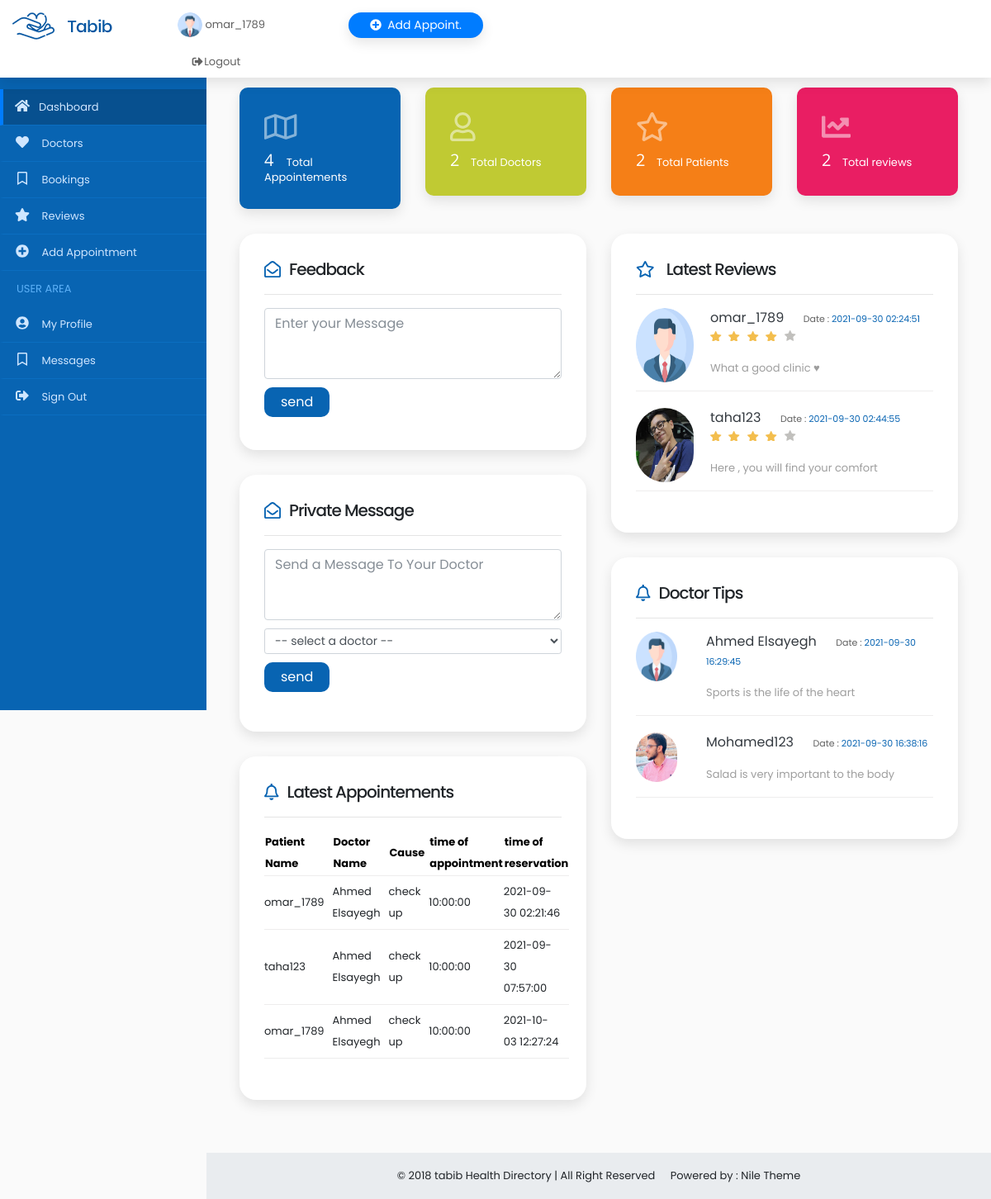
Screenshot of /patient/dashboard-home.php (signed in) with the database file from the repository.
### tables this page shows
CREATE TABLE IF NOT EXISTS `appointment` (
  `appointment_id` int UNSIGNED NOT NULL AUTO_INCREMENT,
  `patient_id` int UNSIGNED NOT NULL,
  `doctor_id` int UNSIGNED NOT NULL,
  `cause` enum('check up','consultation') NOT NULL,
  `time_appointment` time NOT NULL,
  `time_reservation` datetime DEFAULT CURRENT_TIMESTAMP,
  `day_appointment` date DEFAULT NULL,
  PRIMARY KEY (`appointment_id`),
  KEY `patient_id` (`patient_id`,`doctor_id`),
  KEY `patient_id_2` (`patient_id`,`doctor_id`),
  KEY `time_appointment` (`time_appointment`),
  KEY `doctor_id` (`doctor_id`)
);

CREATE TABLE IF NOT EXISTS `patients` (
  `id` int UNSIGNED NOT NULL AUTO_INCREMENT,
  `username` varchar(50) NOT NULL,
  `age` tinyint NOT NULL,
  `password` varchar(50) NOT NULL,
  `phone` varchar(40) NOT NULL,
  `email` varchar(60) DEFAULT NULL,
  `gender` enum('male','female') DEFAULT NULL,
  `country` varchar(50) DEFAULT '',
  `dob` date NOT NULL,
  `address` varchar(50) NOT NULL,
  `first_name` varchar(50) NOT NULL,
  `last_name` varchar(50) NOT NULL,
  `img_path` varchar(100) DEFAULT NULL,
  PRIMARY KEY (`id`),
  UNIQUE KEY `username` (`username`)
);

CREATE TABLE IF NOT EXISTS `doctors` (
  `id` int UNSIGNED NOT NULL AUTO_INCREMENT,
  `username` varchar(50) NOT NULL,
  `address` varchar(70) NOT NULL,
  `phone` varchar(40) NOT NULL,
  `email` varchar(50) NOT NULL,
  `password` varchar(60) NOT NULL,
  `specialization` varchar(50) NOT NULL,
  `time_of_presense` time NOT NULL,
  `stay_time` tinyint NOT NULL,
  `first_name` varchar(50) NOT NULL,
  `last_name` varchar(50) NOT NULL,
  `img_path` varchar(50) DEFAULT NULL,
  `subscribe` tinyint NOT NULL DEFAULT '0',
  PRIMARY KEY (`id`),
  UNIQUE KEY `time_of_presense` (`time_of_presense`),
  UNIQUE KEY `username` (`username`),
  KEY `time_of_presense_2` (`time_of_presense`)
);

CREATE TABLE IF NOT EXISTS `testimonials` (
  `id` int UNSIGNED NOT NULL AUTO_INCREMENT,
  `patient_id` int UNSIGNED NOT NULL,
  `content` varchar(500) NOT NULL,
  `_datetime` datetime DEFAULT CURRENT_TIMESTAMP,
  PRIMARY KEY (`id`),
  KEY `patient_id` (`patient_id`)
);

CREATE TABLE IF NOT EXISTS `tips` (
  `id` int UNSIGNED NOT NULL AUTO_INCREMENT,
  `doctor_id` int UNSIGNED NOT NULL,
  `doctor_tip` varchar(1000) DEFAULT NULL,
  `_datetime` datetime DEFAULT CURRENT_TIMESTAMP,
  PRIMARY KEY (`id`),
  KEY `doctor_id` (`doctor_id`)
);

### patient/dashboard-home.php (the view, shortened to what the rows shown need)
<?php
require_once '../queryHandlerclass/query.php';
?>
<!DOCTYPE html>
<html lang="en-US">
<head>
    <link rel="stylesheet" href="../assets/css/animate.css" />
    <link href="../assets/css/owl.carousel.css" rel="stylesheet">
    <link href="../assets/css/owl.theme.css" rel="stylesheet">
    <link rel="stylesheet" href="../assets/css/bootstrap.min.css">
    <link rel="stylesheet" href="../assets/css/hover-min.css">
    <link rel="stylesheet" href="../assets/css/flag-icon.min.css">
    <link rel="stylesheet" href="../assets/css/style.css">
    <link rel="stylesheet" href="../assets/css/colors/main.css">
    <link rel="stylesheet" href="../assets/css/elegant_icon.css">
    <link rel="stylesheet" href="../assets/css/sb-admin.css">
</head>
<body>
    <div class="content-wrapper">
        <div class="container-fluid overflow-hidden">
            <div class="row margin-tb-90px margin-lr-10px sm-mrl-0px">
                <div class="col-12">
                    <div class="row">
                        <div class="col-lg-6">
                            <div class="margin-bottom-30px">
                                <div class="padding-30px background-white border-radius-20 box-shadow">
                                    <table>
                                        <tr>
                                            <th>Patient Name</th>
                                            <th>Doctor Name</th>
                                            <th>Cause</th>
                                            <th>time of appointment</th>
                                            <th>time of reservation</th>
                                        </tr>
                                        <?php
                                         $appointement_boolean = queryHandler::getData("(SELECT id,username FROM patients ) patients join appointment on patients.id = appointment.patient_id JOIN doctors on doctors.id = appointment.doctor_id"
                                         ,"appointment.appointment_id,appointment.patient_id,appointment.time_reservation,appointment.time_appointment,appointment.doctor_id,appointment.cause,patients.username as patient_name,doctors.username as doctor_name",
                                         "1 ORDER BY appointment.time_reservation LIMIT 3");
                                         if($appointement_boolean){
                                            $data_of_appointement = $appointement_boolean->fetchAll(PDO::FETCH_ASSOC);
                                            if(!empty($data_of_appointement)){
                                                foreach($data_of_appointement as $one_row){ ?>
                                                    <tr>
                                                        <td><?= $one_row['patient_name'] ?></td>
                                                        <td><?= $one_row['doctor_name'] ?></td>
                                                        <td><?= $one_row['cause'] ?></td>
                                                        <td><?= $one_row['time_appointment'] ?></td>
                                                        <td><?= $one_row['time_reservation'] ?></td>
                                                    </tr>
                                                    <?php }
                                            } else { ?>
                                                    <tr>
                                                        <td colspan='5'><?php echo "No appointments to show" ?> </td>
                                                    </tr>
                                            <?php }
                                         }
                                        ?>
                                    </table>
                                </div>
                            </div>
                        </div>
                        <div class="col-lg-6">
                            <div class="margin-bottom-30px">
                                <div class="padding-30px background-white border-radius-20 box-shadow">
                                    <ul class="commentlist padding-0px margin-0px list-unstyled text-grey-3">
                                        <?php
                                            $reviews_boolean = queryHandler::getData('patients join testimonials on testimonials.patient_id = patients.id',
                                            'testimonials.content,testimonials._datetime,testimonials.patient_id ,patients.username,patients.img_path'
                                            ,"TRUE LIMIT 3");
                                            if($reviews_boolean){
                                                $data_Of_Reviews = $reviews_boolean->fetchALL(PDO::FETCH_ASSOC);
                                                if(!empty($data_Of_Reviews)){
                                                    foreach($data_Of_Reviews as $one_row){ ?>
                                                        <li class="border-bottom-1 border-grey-1 margin-bottom-20px">
                                                        <img src="../<?php
                                                                        if($one_row['img_path'] == ''){
                                                                            echo "profile.png";
                                                                        } else {
                                                                            echo "patientPhotos/{$one_row['img_path']}";
                                                                        }
                                                        ?>" class="float-left margin-right-20px border-radius-60 margin-bottom-20px" height="90px" width="70px">
                                                        <div class="margin-left-85px">
                                                            <a class="d-inline-block text-dark text-medium margin-right-20px" href="dashboard-home.php"><?= $one_row['username'] ?> </a>
                                                            <span class="text-extra-small">Date :  <a href="dashboard-home.php" class="text-main-color"><?= $one_row['_datetime'] ?></a></span>
                                                            <div class="rating">
                                                                <ul>
                                                                    <li class="active"></li>
                                                                    <li class="active"></li>
                                                                    <li class="active"></li>
                                                                    <li class="active"></li>
                                                                    <li></li>
                                                                </ul>
                                                            </div>
                                                            <p class="margin-top-15px text-grey-2"><?= $one_row['content'] ?></p>
                                                        </div>
                                                    </li>
                                         <?php  }
                                           }
                                        }
                                        ?>
                                    </ul>
                                </div>
                            </div>
                            <div class="padding-30px background-white border-radius-20 box-shadow">
                                    <ul class="commentlist padding-0px margin-0px list-unstyled text-grey-3">
                                        <?php
                                            $tips_boolean = queryHandler::getData('tips join doctors on tips.doctor_id = doctors.id',
                                            'tips.doctor_tip,tips._datetime,doctors.username,doctors.img_path',"1");
                                            if($tips_boolean){
                                                $data_Of_tips = $tips_boolean->fetchALL(PDO::FETCH_ASSOC);
                                                if(!empty($data_Of_tips)){
                                                    foreach($data_Of_tips as $one_row){ ?>
                                                        <li class="border-bottom-1 border-grey-1 margin-bottom-20px">
                                                        <img src="../Doctor/imgs/<?=isset($one_row['img_path'])? "{$one_row['img_path']}":"profile.png"?>" class="float-left margin-right-20px border-radius-60 margin-bottom-20px" height="60px" width="50px">
                                                        <div class="margin-left-85px">
                                                            <a class="d-inline-block text-dark text-medium margin-right-20px" href="dashboard-home.php"><?= $one_row['username'] ?> </a>
                                                            <span class="text-extra-small">Date :  <a href="dashboard-home.php" class="text-main-color"><?= $one_row['_datetime'] ?></a></span>
                                                            <p class="margin-top-15px text-grey-2"><?= $one_row['doctor_tip'] ?></p>
                                                        </div>
                                                    </li>
                                         <?php  }
                                           }
                                        }
                                        ?>
                                    </ul>
                                </div>
                            </div>
                        </div>
                    </div>
                </div>
            </div>
        </div>
</body>
</html>

### rows the page displays
appointment: patient.username "omar_1789", doctor.username "Ahmed Elsayegh", cause "check up", time_appointment "10:00:00", time_reservation "2021-09-30 02:21:46"
appointment: patient.username "taha123", doctor.username "Ahmed Elsayegh", cause "check up", time_appointment "10:00:00", time_reservation "2021-09-30 07:57:00"
appointment: patient.username "omar_1789", doctor.username "Ahmed Elsayegh", cause "check up", time_appointment "10:00:00", time_reservation "2021-10-03 12:27:24"
testimonials: patient.username "omar_1789", _datetime "2021-09-30 02:24:51", content "What a good clinic ♥"
testimonials: patient.img_path (picture), patient.username "taha123", _datetime "2021-09-30 02:44:55", content "Here , you will find your comfort"
tips: doctor.username "Ahmed Elsayegh", _datetime "2021-09-30 16:29:45", doctor_tip "Sports is the life of the heart"
tips: doctor.img_path (picture), doctor.username "Mohamed123", _datetime "2021-09-30 16:38:16", doctor_tip "Salad is very important to the body"

### other values shown
$patient_Username "omar_1789"
$number_of_appointement['num'] "4"
$number_of_doctors['num'] "2"
$number_of_patients['num'] "2"
$number_of_reviews['num'] "2"
